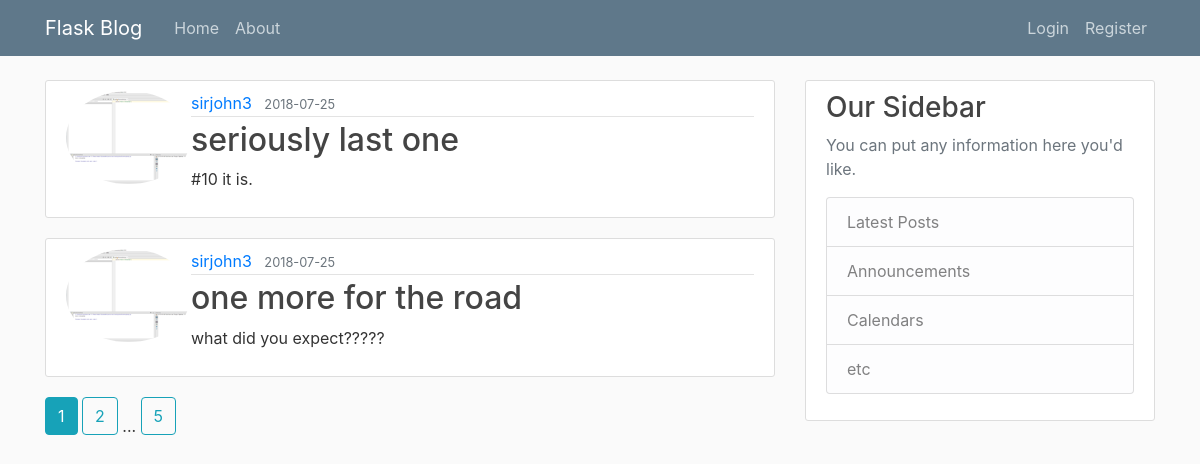
Page /home on the earlier database version.
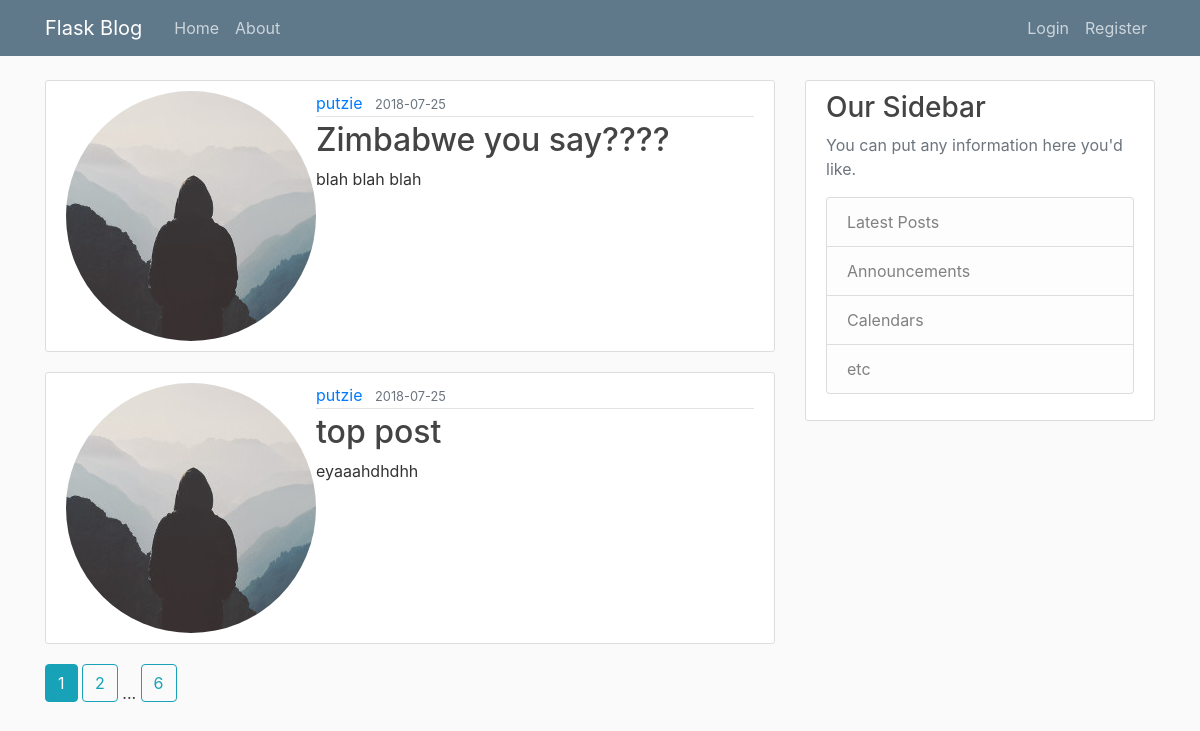
Same page on the later database version.
### flaskblog/models.py (models this page shows, shortened)
class Post(db.Model):
    id = db.Column(db.Integer, primary_key=True)
    title = db.Column(db.String(100), nullable=False)
    date_posted = db.Column(db.DateTime, nullable=False, default=datetime.utcnow)
    content = db.Column(db.Text, nullable=False)
    user_id = db.Column(db.Integer, db.ForeignKey('user.id'), nullable=False)

class User(db.Model, UserMixin):
    id = db.Column(db.Integer, primary_key=True)
    username = db.Column(db.String(20), unique=True, nullable=False)
    email = db.Column(db.String(120), unique=True, nullable=False)
    image_file = db.Column(db.String(20), nullable=False, default='default.jpg')
    password = db.Column(db.String(60), nullable=False)
    posts = db.relationship('Post', backref='author', lazy=True)

### flaskblog/routes.py (the view)
@app.route("/")
@app.route("/home")
def home():
    page = request.args.get('page', 1, type=int)
    posts = Post.query.order_by(Post.date_posted.desc()).paginate(page=page, per_page=2)
    return render_template('home.html', posts=posts)

### flaskblog/templates/home.html
{% extends "layout.html" %}
{% block content %}
    {% for post in posts.items %}
        <article class="media content-section">
          <img class="rounded-circle article-image" src="{{ url_for('static', filename='profile_pics/' + post.author.image_file) }}" alt="profile pic">
          <div class="media-body">
            <div class="article-metadata">
              <a class="mr-2" href="#">{{ post.author.username }}</a>
              <small class="text-muted">{{ post.date_posted.strftime('%Y-%m-%d') }}</small>
            </div>
            <h2><a class="article-title" href="{{ url_for('post', post_id=post.id) }}">{{ post.title }}</a></h2>
            <p class="article-content">{{ post.content }}</p>
          </div>
        </article>
    {% endfor %}
      {% for page_num in posts.iter_pages(left_edge=1, right_edge=1, left_current=1, right_current=2) %}
        {% if page_num %}
          {% if posts.page ==page_num %}
          <a class="btn btn-info mb-4" href="{{ url_for('home', page=page_num) }}">{{ page_num }} </a>
          {% else %}
          <a class="btn btn-outline-info mb-4" href="{{ url_for('home', page=page_num) }}">{{ page_num }} </a>
          {% endif %}
        {% else %}
          ...
      {% endif %}
    {% endfor %}
{% endblock content %}

### flaskblog/templates/layout.html (shortened to what this page needs)
<!DOCTYPE html>
<html>
<head>
    <link rel="stylesheet" href="https://maxcdn.bootstrapcdn.com/bootstrap/4.0.0/css/bootstrap.min.css">
    <link rel="stylesheet" type="text/css" href="{{ url_for('static', filename='main.css') }}">
</head>
<body>
    <header class="site-header">
      <nav class="navbar navbar-expand-md navbar-dark bg-steel fixed-top">
        <div class="container">
          <a class="navbar-brand mr-4" href="/">Flask Blog</a>
          <div class="collapse navbar-collapse" id="navbarToggle">
            <div class="navbar-nav mr-auto">
              <a class="nav-item nav-link" href="{{ url_for('home') }}">Home</a>
              <a class="nav-item nav-link" href="{{ url_for('about') }}">About</a>
            </div>
            <div class="navbar-nav">
              {% if current_user.is_authenticated %}
                <a class="nav-item nav-link" href="{{ url_for('account') }}">Account</a>
                <a class="nav-item nav-link" href="{{ url_for('new_post') }}">New Post</a>
                <a class="nav-item nav-link" href="{{ url_for('logout') }}">Logout</a>
              {% else %}
                <a class="nav-item nav-link" href="{{ url_for('login') }}">Login</a>
                <a class="nav-item nav-link" href="{{ url_for('register') }}">Register</a>
              {% endif %}
            </div>
          </div>
        </div>
      </nav>
    </header>
    <main role="main" class="container">
      <div class="row">
        <div class="col-md-8">
          {% block content %}{% endblock %}
        </div>
        <div class="col-md-4">
          <div class="content-section">
            <h3>Our Sidebar</h3>
            <p class='text-muted'>You can put any information here you'd like.
              <ul class="list-group">
                <li class="list-group-item list-group-item-light">Latest Posts</li>
                <li class="list-group-item list-group-item-light">Announcements</li>
                <li class="list-group-item list-group-item-light">Calendars</li>
                <li class="list-group-item list-group-item-light">etc</li>
              </ul>
            </p>
          </div>
        </div>
      </div>
    </main>
</body>
</html>

### flaskblog/static/main.css (style rules this page uses)
body { background: #fafafa; color: #333333; margin-top: 5rem; }
h1, h2, h3, h4, h5, h6 { color: #444444; }
.bg-steel { background-color: #5f788a; }
.site-header .navbar-nav .nav-link { color: #cbd5db; }
.content-section { background: #ffffff; padding: 10px 20px; border: 1px solid #dddddd; border-radius: 3px; margin-bottom: 20px; }
.article-title { color: #444444; }
.article-content { white-space: pre-line; }
.article-metadata { padding-bottom: 1px; margin-bottom: 4px; border-bottom: 1px solid #e3e3e3 }

Differences in the rows shown:
no longer on this page (row unchanged): Post: image_file (picture), author.username "sirjohn3", date_posted "2018-07-25", title "seriously last one", content "#10 it is."
no longer on this page (row unchanged): Post: image_file (picture), author.username "sirjohn3", date_posted "2018-07-25", title "one more for the road", content "what did you expect?????"
added Post: image_file (placeholder picture), author.username "putzie", date_posted "2018-07-25", title "Zimbabwe you say????", content "blah blah blah"
added Post: image_file (placeholder picture), author.username "putzie", date_posted "2018-07-25", title "top post", content "eyaaahdhdhh"
Other differences:
new list line: "6"
list line gone: "5"
